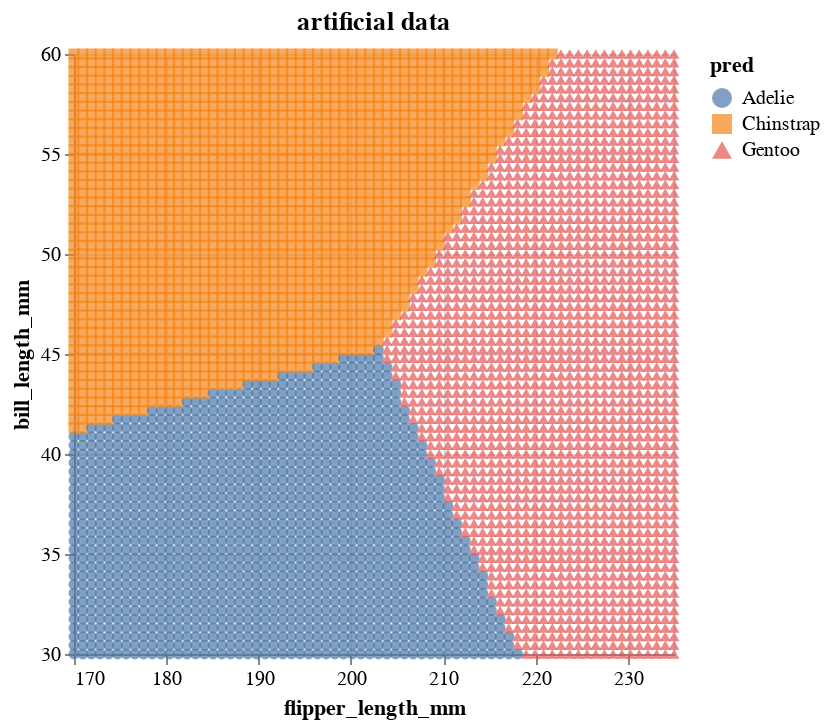

Here is the notebook cell this chart was saved with:
### Markdown cell above
* Make another Altair scatter plot of the predicted species, this time using `df_art`.

### Code cell
c4 = alt.Chart(df_art).mark_point(filled=True).encode(
    x=alt.X(cols[0]).scale(zero=False),
    y=alt.Y(cols[1]).scale(zero=False),
    color="pred",
    shape="pred"
).properties(title="artificial data")
c4

### Figure 1 — Vega-Lite specification as saved in the notebook (floating-point values rounded to 4 significant figures; data arrays with more than 128 entries replaced by an {"elided": "..."} marker saying what was removed)
{"config": {"view": {"continuousWidth": 300, "continuousHeight": 300}}, "data": {"name": "data-222c5708516a0d4cababeab2945cb261"}, "mark": {"type": "point", "filled": true}, "encoding": {"color": {"field": "pred", "type": "nominal"}, "shape": {"field": "pred", "type": "nominal"}, "x": {"field": "flipper_length_mm", "scale": {"zero": false}, "type": "quantitative"}, "y": {"field": "bill_length_mm", "scale": {"zero": false}, "type": "quantitative"}}, "title": "artificial data", "$schema": "https://vega.github.io/schema/vega-lite/v5.8.0.json", "datasets": {"data-222c5708516a0d4cababeab2945cb261": {"elided": "4900 records"}}}
